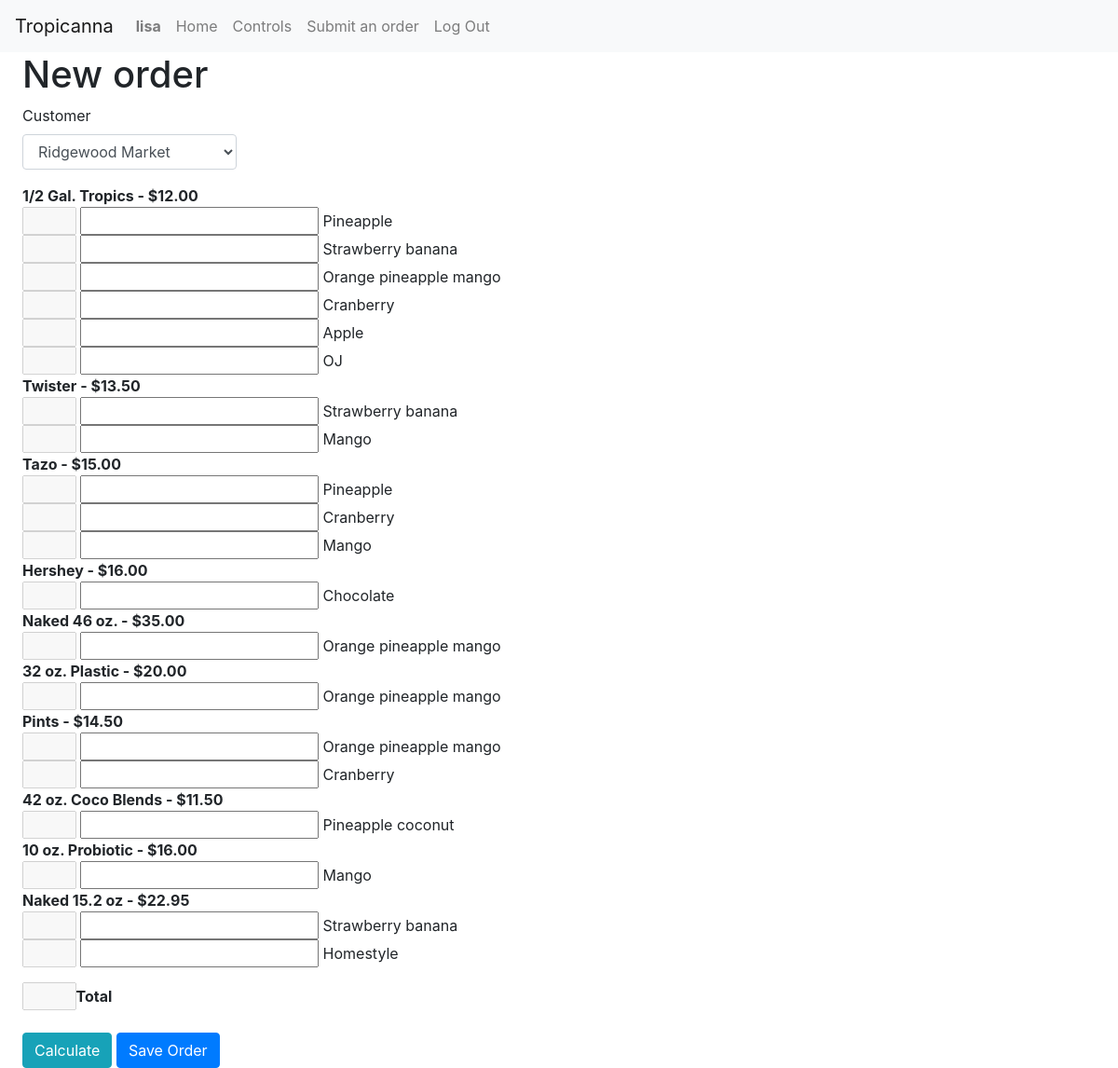
Page /order (signed in) on the earlier database version.
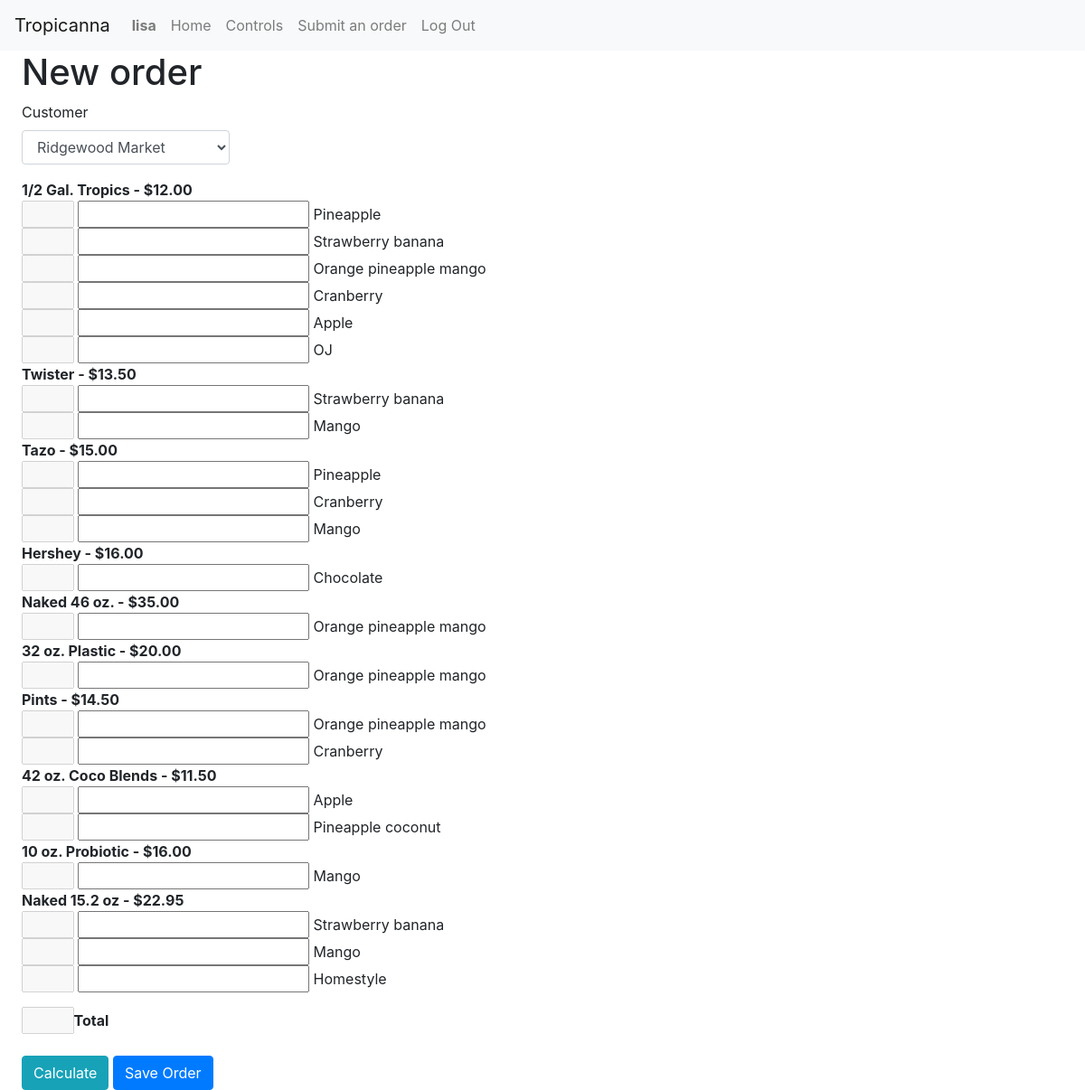
Same page on the later database version.
### tropicanna/models.py (models this page shows, shortened)
class Category(models.Model):
    name = models.CharField(max_length=100)
    price = models.DecimalField(max_digits=8, decimal_places=2)
    flavors = models.ManyToManyField(
        Flavor, blank=True, related_name="categories")

class Flavor(models.Model):
    name = models.CharField(max_length=100)

### tropicanna/views.py (the view)
# urls.py: path("order", views.order, name="order"),
@login_required
def order(request):
    return render(request, "tropicanna/order.html", {
        "customers": Customer.objects.all(),
        "all_categories": Category.objects.all(),
    })

### tropicanna/templates/tropicanna/order.html (shortened to what this page needs)
{% extends "tropicanna/layout.html" %}
{% load static %}
{% block body %}
<h1>New order</h1>
<form id="order-form">
	<div class="form-group">
		<label>Customer</label>
		<select name="customer" class="form-control">
			{% for customer in customers %}
			<option value="{{ customer.id }}">{{ customer.name }}</option>
			{% endfor %}
		</select>
	</div>
	<div class="form-group">
		{% for category in all_categories %}
		{% if category.flavors.all %}
		<strong>{{category.name}} - ${{category.price}}</strong>
		{% for flavor in category.flavors.all %}
		<div>
			<input class="total-price" category-id="{{category.id}}" flavor-id="{{flavor.id}}" disabled reset="">
			<input type="number" category="{{category.id}}" flavor="{{flavor.id}}" price="{{category.price}}"
				name="{{flavor.name}}-quantity" step="1" reset="">
			{{flavor.name}}
		</div>
		{% endfor %}
		{% endif %}
		{% endfor %}
	</div>
	<div>
		<input class="total-price" id="order-total" disabled reset=""><strong>Total</strong>
	</div><br>
	<div>
		<input id="calculate" type="submit" class="btn btn-info" value="Calculate" />
		<input id="save" type="submit" class="btn btn-primary" value="Save Order" />
	</div>
</form>
{% endblock %}

Differences in the rows shown:
changed Category "42 oz. Coco Blends": gains Flavor (name "Apple")
changed Category "Naked 15.2 oz": gains Flavor (name "Mango")
